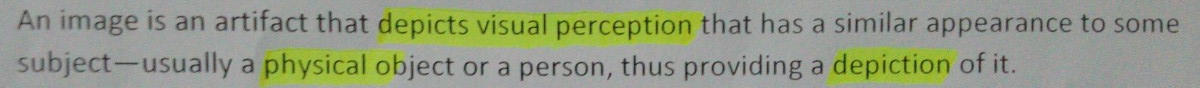
//> input picture test1.jpg, 1200 x 88 px
$ ./binarization_RGB   (built with g++ and OpenCV 4)
//> lines starting //> are read from the running program, lines starting //| are printed output that depends on the picture
#include <iostream>
#include <vector>
#include <opencv2/highgui.hpp>
#include <opencv2/imgproc.hpp>

using namespace std;
using namespace cv;

Mat PercentileFilter(Mat img, int window, int p);

int main()
{
    Mat test = imread("/home/syeda_urooj_fatima/Downloads/Images/test1.jpg",1); //input image
//> test is the input picture: 88 rows x 1200 cols, CV_8UC3; mean B, G, R 130.9, 154.9, 147.8
    vector<Mat> input(3); //grayscaled input image
    vector<Mat> output(3);
    Mat out;
    split(test,input); //split the image into channels

   // [10 lines of commented-out code are left out]

    int win_size = 7;
    int p =80; //percentile rank
    int allowance=30;
    /*int allowance_g=25;
    int allowance_r=25;*/

    input[0].convertTo(input[0],CV_32FC1);
//> input[0]: 88 rows x 1200 cols, CV_32FC1
    input[1].convertTo(input[1],CV_32FC1);
//> input[1]: 88 rows x 1200 cols, CV_32FC1
    input[2].convertTo(input[2],CV_32FC1);
//> input[2]: 88 rows x 1200 cols, CV_32FC1
    output[0] = PercentileFilter(input[0],win_size,p);
//> in PercentileFilter, `copyMakeBorder(img,en_test,pad,pad,pad,pad,BORDER_REPLICATE);`:
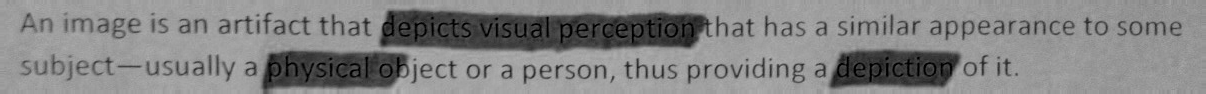
//> en_test: 94 rows x 1206 cols, CV_32FC1; min 0, max 182, mean 132.7
//> after the loop in PercentileFilter, `for (int i=0; i<en_test.rows-(2*pad); i++)`:
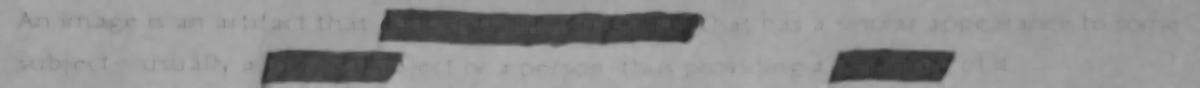
//> out: 88 rows x 1200 cols, CV_32FC1; min 42, max 177, mean 142.9
//> after the loop in PercentileFilter, `for (int i=0; i<en_test.rows-(2*pad); i++)`: hist = 256 values, max 18 at index 150, min 0 at index 0, mean 0.191; sum = 0; first = 256 values, max 20 at index 151, min 0 at index 0, mean 0.191; nextline = true
    output[1] = PercentileFilter(input[1],win_size,p);
//> call 2 of PercentileFilter, with win_size = 7, p = 80
//> in PercentileFilter (call 2), `copyMakeBorder(img,en_test,pad,pad,pad,pad,BORDER_REPLICATE);`:
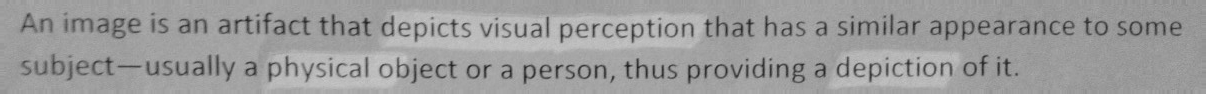
//> en_test: 94 rows x 1206 cols, CV_32FC1; min 26, max 201, mean 155.2
//> after the loop in PercentileFilter (call 2), `for (int i=0; i<en_test.rows-(2*pad); i++)`:
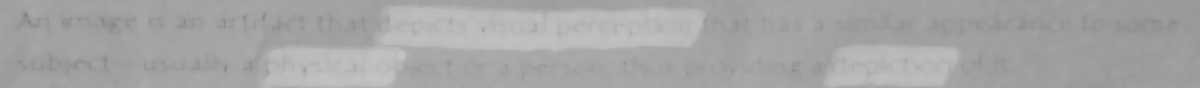
//> out: 88 rows x 1200 cols, CV_32FC1; min 128, max 195, mean 165.6
//> after the loop in PercentileFilter (call 2), `for (int i=0; i<en_test.rows-(2*pad); i++)`: hist = 256 values, max 16 at index 160, min 0 at index 0, mean 0.191; sum = 0; first = 256 values, max 20 at index 149, min 0 at index 0, mean 0.191; nextline = true
    output[2] = PercentileFilter(input[2],win_size,p);
//> call 3 of PercentileFilter, with win_size = 7, p = 80
//> in PercentileFilter (call 3), `copyMakeBorder(img,en_test,pad,pad,pad,pad,BORDER_REPLICATE);`:
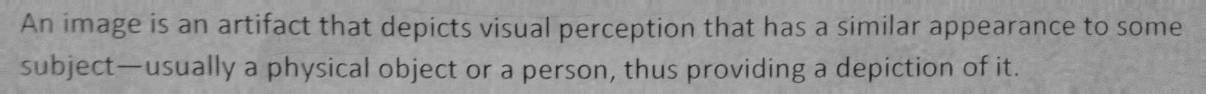
//> en_test: 94 rows x 1206 cols, CV_32FC1; min 25, max 177, mean 148.4
//> after the loop in PercentileFilter (call 3), `for (int i=0; i<en_test.rows-(2*pad); i++)`:
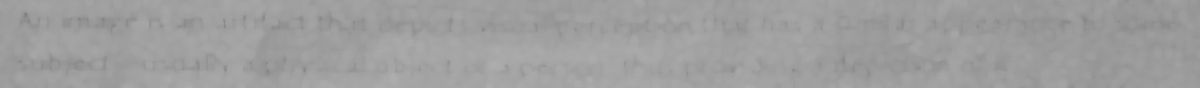
//> out: 88 rows x 1200 cols, CV_32FC1; min 128, max 174, mean 158.2
//> after the loop in PercentileFilter (call 3), `for (int i=0; i<en_test.rows-(2*pad); i++)`: hist = 256 values, max 17 at index 154, min 0 at index 0, mean 0.191; sum = 0; first = 256 values, max 20 at index 148, min 0 at index 0, mean 0.191; nextline = true

    output[0].convertTo(output[0],CV_8U);
    output[1].convertTo(output[1],CV_8U);
    output[2].convertTo(output[2],CV_8U);
    //cout<<gray;
    //cout<<out;
    //out.convertTo(out,CV_8U);
    merge(output,out);
//> out: 88 rows x 1200 cols, CV_8UC3
    namedWindow("ORIGINAL");
    imshow("ORIGINAL",test);
    namedWindow("PERCENTILED");
    imshow("PERCENTILED",out);
    //imwrite("/home/syeda_urooj_fatima/Downloads/Images/MAT3.jpg",out);

    for(int i=0; i<out.rows; i++) //binarizing the gray scale image
    {
        for (int j=0; j<out.cols; j++)
        {
            float b=saturate_cast<float>(out.at<Vec3b>(i,j).val[0]);
            float g=saturate_cast<float>(out.at<Vec3b>(i,j).val[1]);
            float r=saturate_cast<float>(out.at<Vec3b>(i,j).val[2]);
            float b1=saturate_cast<float>(test.at<Vec3b>(i,j).val[0]);
            float g1=saturate_cast<float>(test.at<Vec3b>(i,j).val[1]);
            float r1=saturate_cast<float>(test.at<Vec3b>(i,j).val[2]);
            //float avg=(b+g+r)/3;
            int difb = abs(b1-b);
            int difg = abs(g1-g);
            int difr = abs(r1-r);
            if(difb<=allowance && difg<=allowance &&difr<=allowance)
                test.at<Vec3b>(i,j)={255,255,255};
            /*else
                out.at<Vec3b>(i,j)={255,255,255};*/


        }
    }
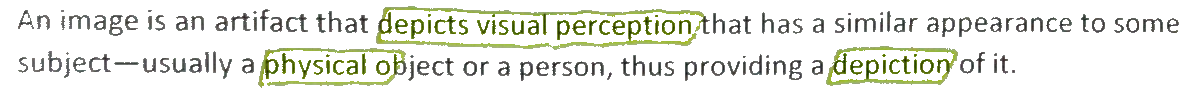
//> test: 88 rows x 1200 cols, CV_8UC3; mean B, G, R 226.8, 233.9, 232.1

    Mat element = getStructuringElement(MORPH_RECT,Size(2,2));
    //erode(test,test,element,Point(-1,-1));
    //dilate(test,test,element,Point(-1,-1));
    namedWindow("BINARIZED");
    imshow("BINARIZED",test);
    //imwrite("/home/syeda_urooj_fatima/Downloads/Images/MAT4.jpg",test);
    waitKey(0);
    return 0;
}

Mat PercentileFilter(Mat img,int win_size, int p) //function applying percentile filter on matrix r using "histogram search" method
{
    bool nextline=false;
    int pad = win_size/2;
    int n = win_size*win_size; //number of pixels in windows
    int index = round(n*p/100); //index of required percentile rank pixel
    Mat en_test; //extrapolated image with paddings around borders
    copyMakeBorder(img,en_test,pad,pad,pad,pad,BORDER_REPLICATE);
    Mat out (img.rows, img.cols, img.type());

    Mat hist;
    int histsize=256;
    float range[] = { 0, 256 };
    const float* histRange = { range };
    int sum=0;
    Mat first;

    //cout<<en_test;

    for (int i=0; i<en_test.rows-(2*pad); i++) //Applying percentile filter
    {
        for(int j=0; j<en_test.cols-(2*pad); j++)
        {
            Mat r(en_test,Rect(j,i,win_size,win_size));
            if(i==0 && j==0)
            {
                calcHist(&r,1,0,Mat(),hist,1,&histsize,&histRange,true,true);
                for(int k=0; k<histsize; k++)
                {
                    sum+=hist.at<float>(k);
                    if(sum>=index+1)
                    {
                        out.at<float>(i,j)=k;
                        break;
                    }
                }
                hist.copyTo(first);
            }

            else if (!nextline)
            {
                for(int y=i; y<i+win_size; y++)
                {
                    hist.at<float>(en_test.at<float>(y,j-1))--;
                }

                for(int z=j+win_size-1, y=i; y<i+win_size; y++)
                {
                    hist.at<float>(en_test.at<float>(y,z))++;
                }

                for(int k=0; k<histsize; k++)
                {
                    sum+=hist.at<float>(k);
                    if(sum>=index+1)
                    {
                        out.at<float>(i,j)=k;
                        break;
                    }
                }
            }

            else
            {
                first.copyTo(hist);
                for(int z=j; z<j+win_size; z++)
                {
                    hist.at<float>(en_test.at<float>(i-1,z))--;
                }

                for(int y=i+win_size-1, z=j; z<j+win_size; z++)
                {
                    hist.at<float>(en_test.at<float>(y,z))++;
                }

                for(int k=0; k<histsize; k++)
                {
                    sum+=hist.at<float>(k);
                    if(sum>=index+1)
                    {
                        out.at<float>(i,j)=k;
                        break;
                    }
                }
                hist.copyTo(first);
                nextline=false;
            }

            sum=0;
        }
        nextline=true;
    }

    //cout<<out;
    out.convertTo(out,CV_8U);
    return out;
    //imshow("ORIGINAL",gray);
    //cout<<hist.type();
}


// [52 lines of commented-out code are left out]
